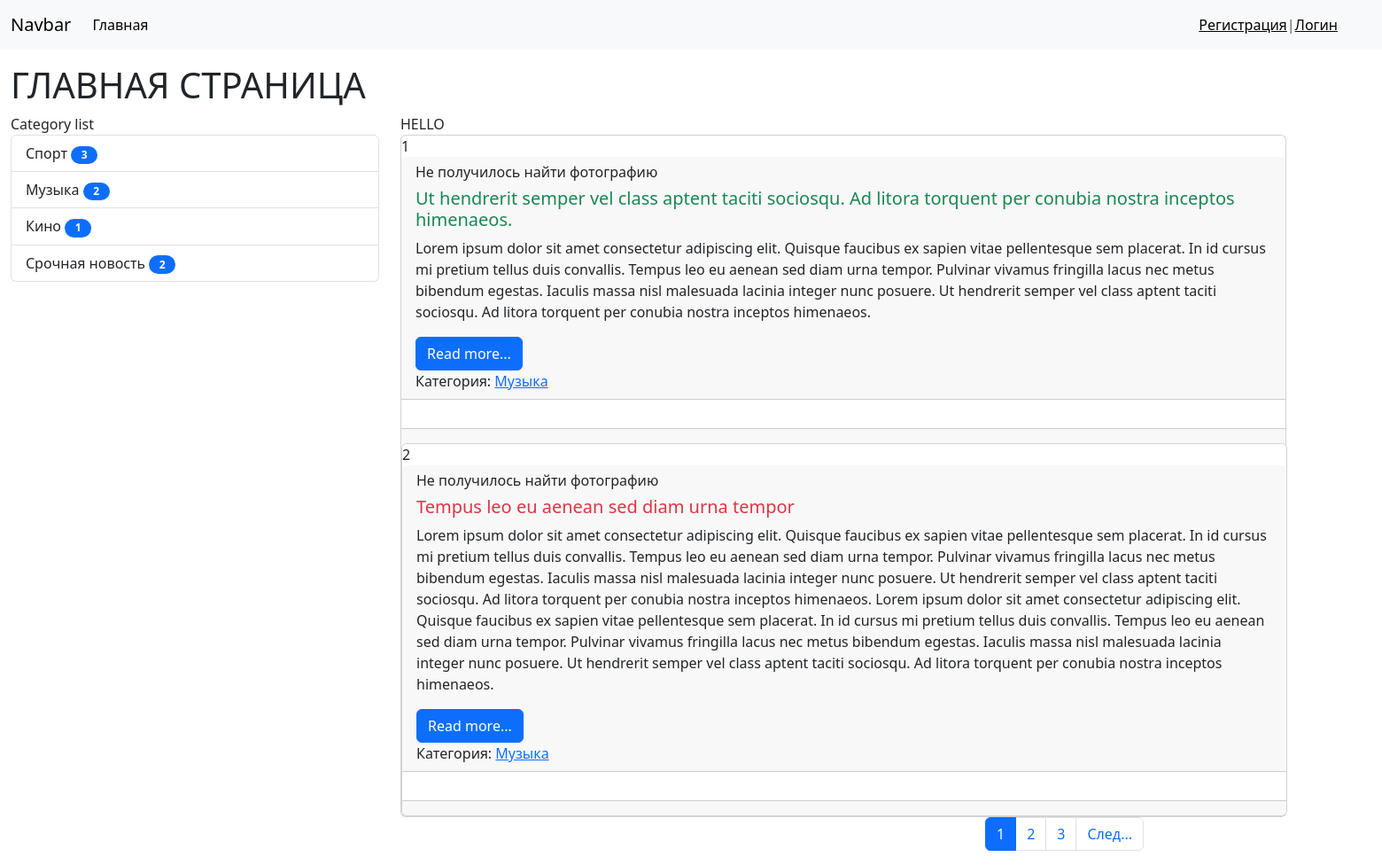
Page /news/ on the committed database.
### News/models.py (models this page shows)
class Category(models.Model):
    title = models.CharField(max_length=150, db_index=True, verbose_name = 'Категория')
    def get_absolute_url(self):
        return reverse_lazy('Category', kwargs={'category_id': self.id})
    class Meta:
        verbose_name = 'Категория'
        verbose_name_plural = 'Категории'
        ordering = ['title']

class News(models.Model):
    title = models.CharField(max_length=150, verbose_name = 'Заголовок')
    content = models.TextField(blank=True, verbose_name = 'Контент')
    createdAt = models.DateTimeField(auto_now_add=True, blank=True, verbose_name = 'Время создания')
    updateAt = models.DateTimeField(auto_now=True, blank=True, verbose_name = 'Время обновления')
    photo = models.ImageField(upload_to='djangoPythonStudyProject/media/testPhoto', null=True, blank=True, verbose_name = 'Фото')
    is_published = models.BooleanField(default=True, verbose_name = 'Публикация')
    category = models.ForeignKey('Category', on_delete=models.PROTECT, null=True, verbose_name='Категория')
    def get_absolute_url(self):
        return reverse_lazy('view_news', kwargs={'pk': self.pk})
    class Meta:
        verbose_name = 'Новости'
        verbose_name_plural = 'Новости'
        ordering = ['-createdAt']

### News/views.py (the view)
# urls.py: path('', HomeNews.as_view(), name='Home'),
class HomeNews(ListView, MyMixin):
    model = News
    context_object_name = 'news'
    template_name = 'News/home_news_list.html'
    extra_context = {'title': 'Главная'}
    mixin_group = 'hello'
    paginate_by = 2
    def get_context_data(self, *, object_list=None,**kwargs):
        context = super().get_context_data(**kwargs)
        context['title'] = self.get_upper('Главная страница')
        context['mixin_group'] = self.get_prop()
        return context
    def get_queryset(self):
        return News.objects.filter(is_published=True).select_related('category')

### News/templatetags/news_tags.py (called while the page is built)
@register.simple_tag(name='get_list_categories')
def get_list_categories():
    return Category.objects.all()

@register.inclusion_tag('news/list_categories.html')
def show_categories(arg1='Category', arg2='list'):
    categories = Category.objects.annotate(cnt=Count('news', filter=F('news__is_published'))).filter(cnt__gt=0)
    return {'categories': categories, 'arg1': arg1, 'arg2': arg2}

### News/utils.py (called while the page is built)
    def get_prop(self):
        return self.mixin_group.upper()

    def get_upper(self, s):
        if isinstance(s, str):
            return s.upper()
        else:
            return s.title.upper()

### News/templates/News/home_news_list.html (shortened to what this page needs)
{% extends 'base.html' %}
{% block sidebar %}
{% include 'inc/_sidebar.html' %}
{% endblock %}
{% block content %}
{{ mixin_group }}
    {% for item in news %}
    <div class="card md-3" style="width: 1000px;">
        {{ forloop.counter }}
        <div class="card-header">
            <div class="media">
                <div class="media-photo">
                    {% if item.photo %}
                    <img src="{{ item.photo.url }}" class="mr-3" width="350" alt="Photo">
                    {% else %}
                    <h6>Не получилось найти фотографию</h6>
                    {% endif %}
                </div>
                <div class="media-body">
                    <h5 class="card-title {% cycle 'text-success' 'text-danger' 'text-primary' %}">
                        {{ item.title }}
                    </h5>
                    {% autoescape off %}
                    <p class="card-text">{{ item.content }}</p>
                    {% endautoescape %}
                    <a href="{{ item.get_absolute_url }}" class="btn btn-primary">Read more...</a>
                </div>
                Категория: <a href="{{ item.category.get_absolute_url }}"> {{ item.category.title }}</a></div>
        </div>
        <div class="card-body">
        </div>
        <div class="card-footer text-body-secondary">
        </div>
        {% endfor%}
    </div>
{% endblock %}

### templates/base.html (shortened to what this page needs)
{% include 'inc/_nav.html' %}
{% load static %}
<!doctype html>
<html lang="en">
<head>
    <link href="https://cdn.jsdelivr.net/npm/bootstrap@5.3.7/dist/css/bootstrap.min.css" rel="stylesheet"
>
</head>
<body>
<div class="container mt-3" style="margin-left: 0px;">
    <h1>{{ title }}</h1>
    <div class="row">
        <div class="col-md-4">
            {% block sidebar%}SIDEBAR{% endblock%}
        </div>
        <div class="col-md-8">
            {% block content%}CONTENT{% endblock%}
        </div>
    </div>
    {% if page_obj.has_other_pages%}
    <nav aria-label="..." style="margin-left: 1100px;">
        <ul class="pagination">
            {% for p in page_obj.paginator.page_range %}
            {% if page_obj.number == p %}
            <li class="page-item active" aria-current="page">
                <a class="page-link" href="?page={{ p }}">{{ p }}
                </a>
            </li>
            {% elif p > page_obj.number|add:-3 and p < page_obj.number|add:3 %}
            <li class="page-item"><a class="page-link" href="?page={{ p }}">{{ p }}</a></li>
            {% endif %}
            {% endfor %}
            {% if page_obj.has_next %}
            <li class="page-item"><a href="?page={{ page_obj.next_page_number }}" class="page-link">След...</a></li>
            {% endif %}
        </ul>
    </nav>
    {% endif %}
</div>
</body>
</html>

### templates/inc/_nav.html (shortened to what this page needs)
<nav class="navbar navbar-expand-lg bg-body-tertiary">
    <div class="container-fluid">
        <a class="navbar-brand" href="{% url 'Home' %}">Navbar</a>
        <div class="collapse navbar-collapse" id="navbarNav">
            <ul class="navbar-nav">
                <li class="nav-item">
                    <a class="nav-link active" aria-current="page" href="{% url 'Home' %}">Главная</a>
                </li>
            </ul>
        </div>
    </div>
    <span class="navbar-text" style="margin-right: 50px; display: flex;">
        {% if request.user.is_authenticated %}
        Привет, {{ user.username }} | <a href="{% url 'Logout' %}">Выйти</a>
        {% else %}
        <a href="{% url 'Register' %}">Регистрация</a> | <a href="{% url 'Login' %}">Логин</a>
        {% endif %}
    </span>
</nav>

### templates/inc/_sidebar.html (shortened to what this page needs)
{% load news_tags %}
{% show_categories %}

### News/templates/News/list_categories.html
{% load news_tags %}
<div class="list-group">
    {{ arg1 }} {{ arg2 }}
    {% for cat in categories %}
    <a href="{{ cat.get_absolute_url }}" class="list-group-item list-group-item-action">{{ cat.title }} <span
            class="badge bg-primary rounded-pill" style="width: 30px; color: white">{{ cat.cnt }}</span></a>
    {% endfor %}
</div>

### rows in the picture
Category: title "Спорт", cnt "3"
Category: title "Музыка", cnt "2"
Category: title "Кино", cnt "1"
Category: title "Срочная новость", cnt "2"
News: photo "Не получилось найти фотографию", title "Ut hendrerit semper vel class aptent taciti sociosqu. Ad litora torquent per conubia nostra inceptos himenaeos.", content "Lorem ipsum dolor sit amet consectetur adipiscing elit. Quisque faucibus ex sapien vitae pellentesque sem placerat. In id cursus mi pretium tellus duis convallis. Tempus leo eu aenean sed diam urna tempor. Pulvinar vivamus fringilla lacus nec metus bibendum egestas. Iaculis massa nisl malesuada lacinia integer nunc posuere. Ut hendrerit semper vel class aptent taciti sociosqu. Ad litora torquent per conubia nostra inceptos himenaeos.", category "Музыка"
News: photo "Не получилось найти фотографию", title "Tempus leo eu aenean sed diam urna tempor", content "Lorem ipsum dolor sit amet consectetur adipiscing elit. Quisque faucibus ex sapien vitae pellentesque sem placerat. In id cursus mi pretium tellus duis convallis. Tempus leo eu aenean sed diam urna tempor. Pulvinar vivamus fringilla lacus nec metus bibendum egestas. Iaculis massa nisl malesuada lacinia integer nunc posuere. Ut hendrerit semper vel class aptent taciti sociosqu. Ad litora torquent per conubia nostra inceptos himenaeos. Lorem ipsum dolor sit amet consectetur adipiscing elit. Quisque faucibus ex sapien vitae pellentesque sem placerat. In id cursus mi pretium tellus duis convallis. Tempus leo eu aenean sed diam urna tempor. Pulvinar vivamus fringilla lacus nec metus bibendum…", category "Музыка"

### other values in the picture
{{ title }} "ГЛАВНАЯ СТРАНИЦА"
{{ arg1 }} "Category"
{{ arg2 }} "list"
{{ mixin_group }} "HELLO"
{{ p }} "1"
{{ p }} "2" "3"
